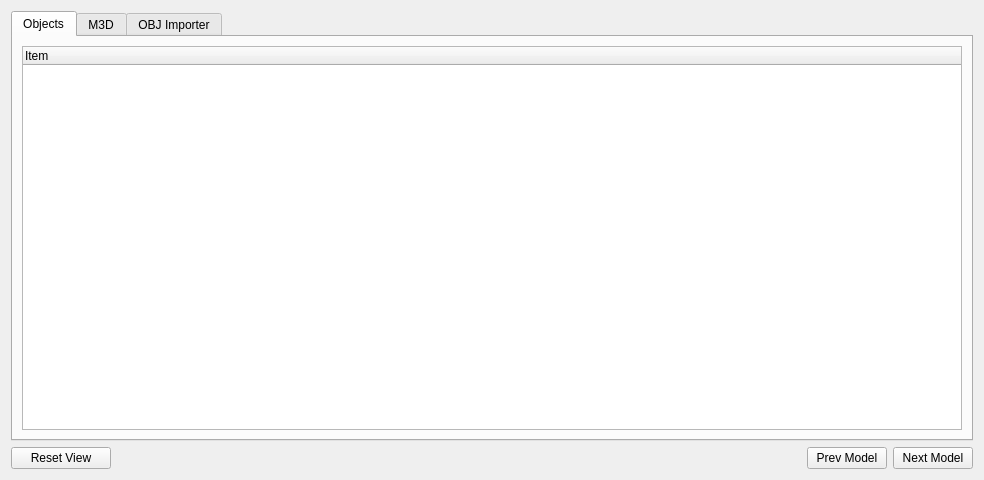
<?xml version="1.0" encoding="UTF-8"?>
<ui version="4.0">
 <class>ModelViewer</class>
 <widget class="QWidget" name="ModelViewer">
  <property name="geometry">
   <rect>
    <x>0</x>
    <y>0</y>
    <width>984</width>
    <height>480</height>
   </rect>
  </property>
  <property name="windowTitle">
   <string>Form</string>
  </property>
  <layout class="QVBoxLayout" name="verticalLayout" stretch="0,0">
   <item>
    <widget class="QSplitter" name="splitter">
     <property name="orientation">
      <enum>Qt::Horizontal</enum>
     </property>
     <widget class="QTabWidget" name="tabWidget">
      <property name="currentIndex">
       <number>0</number>
      </property>
      <widget class="QWidget" name="tabObjects">
       <attribute name="title">
        <string>Objects</string>
       </attribute>
       <layout class="QVBoxLayout" name="verticalLayout_3">
        <item>
         <widget class="QTreeWidget" name="treeObjects">
          <column>
           <property name="text">
            <string>Item</string>
           </property>
          </column>
         </widget>
        </item>
       </layout>
      </widget>
      <widget class="QWidget" name="tabData">
       <attribute name="title">
        <string>M3D</string>
       </attribute>
       <layout class="QVBoxLayout" name="verticalLayout_2">
        <item>
         <widget class="QTreeWidget" name="propertiesTree">
          <property name="sizePolicy">
           <sizepolicy hsizetype="Preferred" vsizetype="Preferred">
            <horstretch>0</horstretch>
            <verstretch>0</verstretch>
           </sizepolicy>
          </property>
          <property name="minimumSize">
           <size>
            <width>300</width>
            <height>0</height>
           </size>
          </property>
          <property name="baseSize">
           <size>
            <width>0</width>
            <height>0</height>
           </size>
          </property>
          <property name="alternatingRowColors">
           <bool>true</bool>
          </property>
          <property name="selectionMode">
           <enum>QAbstractItemView::ExtendedSelection</enum>
          </property>
          <property name="verticalScrollMode">
           <enum>QAbstractItemView::ScrollPerPixel</enum>
          </property>
          <property name="autoExpandDelay">
           <number>0</number>
          </property>
          <property name="uniformRowHeights">
           <bool>true</bool>
          </property>
          <property name="animated">
           <bool>false</bool>
          </property>
          <attribute name="headerCascadingSectionResizes">
           <bool>false</bool>
          </attribute>
          <attribute name="headerDefaultSectionSize">
           <number>200</number>
          </attribute>
          <column>
           <property name="text">
            <string>Name</string>
           </property>
          </column>
          <column>
           <property name="text">
            <string>Value</string>
           </property>
          </column>
          <column>
           <property name="text">
            <string>Type</string>
           </property>
          </column>
         </widget>
        </item>
       </layout>
      </widget>
	  <widget class="vangers::plugins::model::objimport::ObjImportSettingsWidget" name="tabObjImporter">
       <attribute name="title">
        <string>OBJ Importer</string>
       </attribute>
       <layout class="QVBoxLayout" name="verticalLayout_6"/>
      </widget>
     </widget>
    </widget>
   </item>
   <item>
    <layout class="QHBoxLayout" name="horizontalLayout">
     <item>
      <widget class="QPushButton" name="resetViewButton">
       <property name="minimumSize">
        <size>
         <width>100</width>
         <height>0</height>
        </size>
       </property>
       <property name="text">
        <string>Reset View</string>
       </property>
      </widget>
     </item>
     <item>
      <spacer name="horizontalSpacer">
       <property name="orientation">
        <enum>Qt::Horizontal</enum>
       </property>
       <property name="sizeHint" stdset="0">
        <size>
         <width>40</width>
         <height>20</height>
        </size>
       </property>
      </spacer>
     </item>
     <item>
      <widget class="QPushButton" name="nextModelButton">
       <property name="text">
        <string>Prev Model</string>
       </property>
      </widget>
     </item>
     <item>
      <widget class="QPushButton" name="prevModelButton">
       <property name="text">
        <string>Next Model</string>
       </property>
      </widget>
     </item>
    </layout>
   </item>
  </layout>
 </widget>
 <customwidgets>
  <customwidget>
   <class>vangers::plugins::model::objimport::ObjImportSettingsWidget</class>
   <extends>QWidget</extends>
   <header location="global">vangers/plugins/model/objimport/objimportsettingswidget.h</header>
   <container>1</container>
  </customwidget>
 </customwidgets>
 <resources/>
 <connections/>
</ui>
